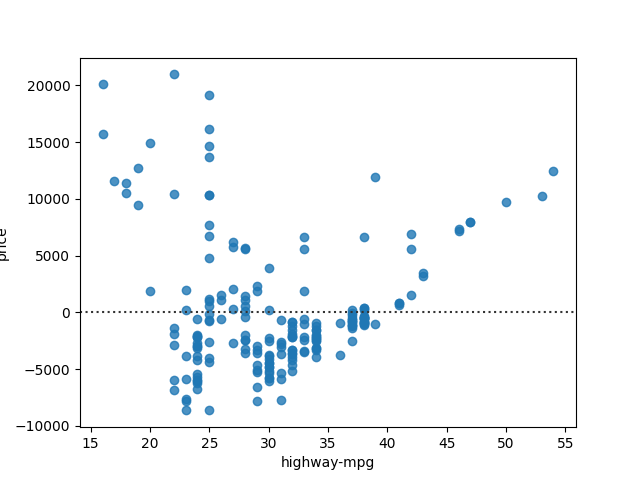

This figure's Python source:
# -----------
# Import Data
# -----------

import pandas as pd

file_path = 'https://archive.ics.uci.edu/ml/machine-learning-databases/autos/imports-85.data'
df = pd.read_csv(file_path, header=None)
column_heads = ['symboling', 'normalized-losses', 'make', 'fuel-type', 'aspiration', '#doors', 'body-style', 
'drive-wheels', 'engine-location', 'wheel-base', 'length', 'width', 'height', 'curb-weight', 'engine-type', 
'#cylinders', 'engine-size', 'fuel-system', 'bore', 'stroke', 'compression-ratio', 'horsepower', 'peak-rmp', 
'city-mpg', 'highway-mpg', 'price']
df.columns = column_heads

# ------------
# Data Cleanup
# ------------

import numpy as np

df['price'].replace('?', np.nan, inplace=True)
df.dropna(subset=['price'], axis=0, inplace=True)
df['price'] = df['price'].astype('float')

# -------------
# Residual Plot
# -------------

import seaborn as sns
import matplotlib.pyplot as plt

sns.residplot(x='highway-mpg', y='price', data=df)
plt.savefig('./residual_plot.png')
plt.show()